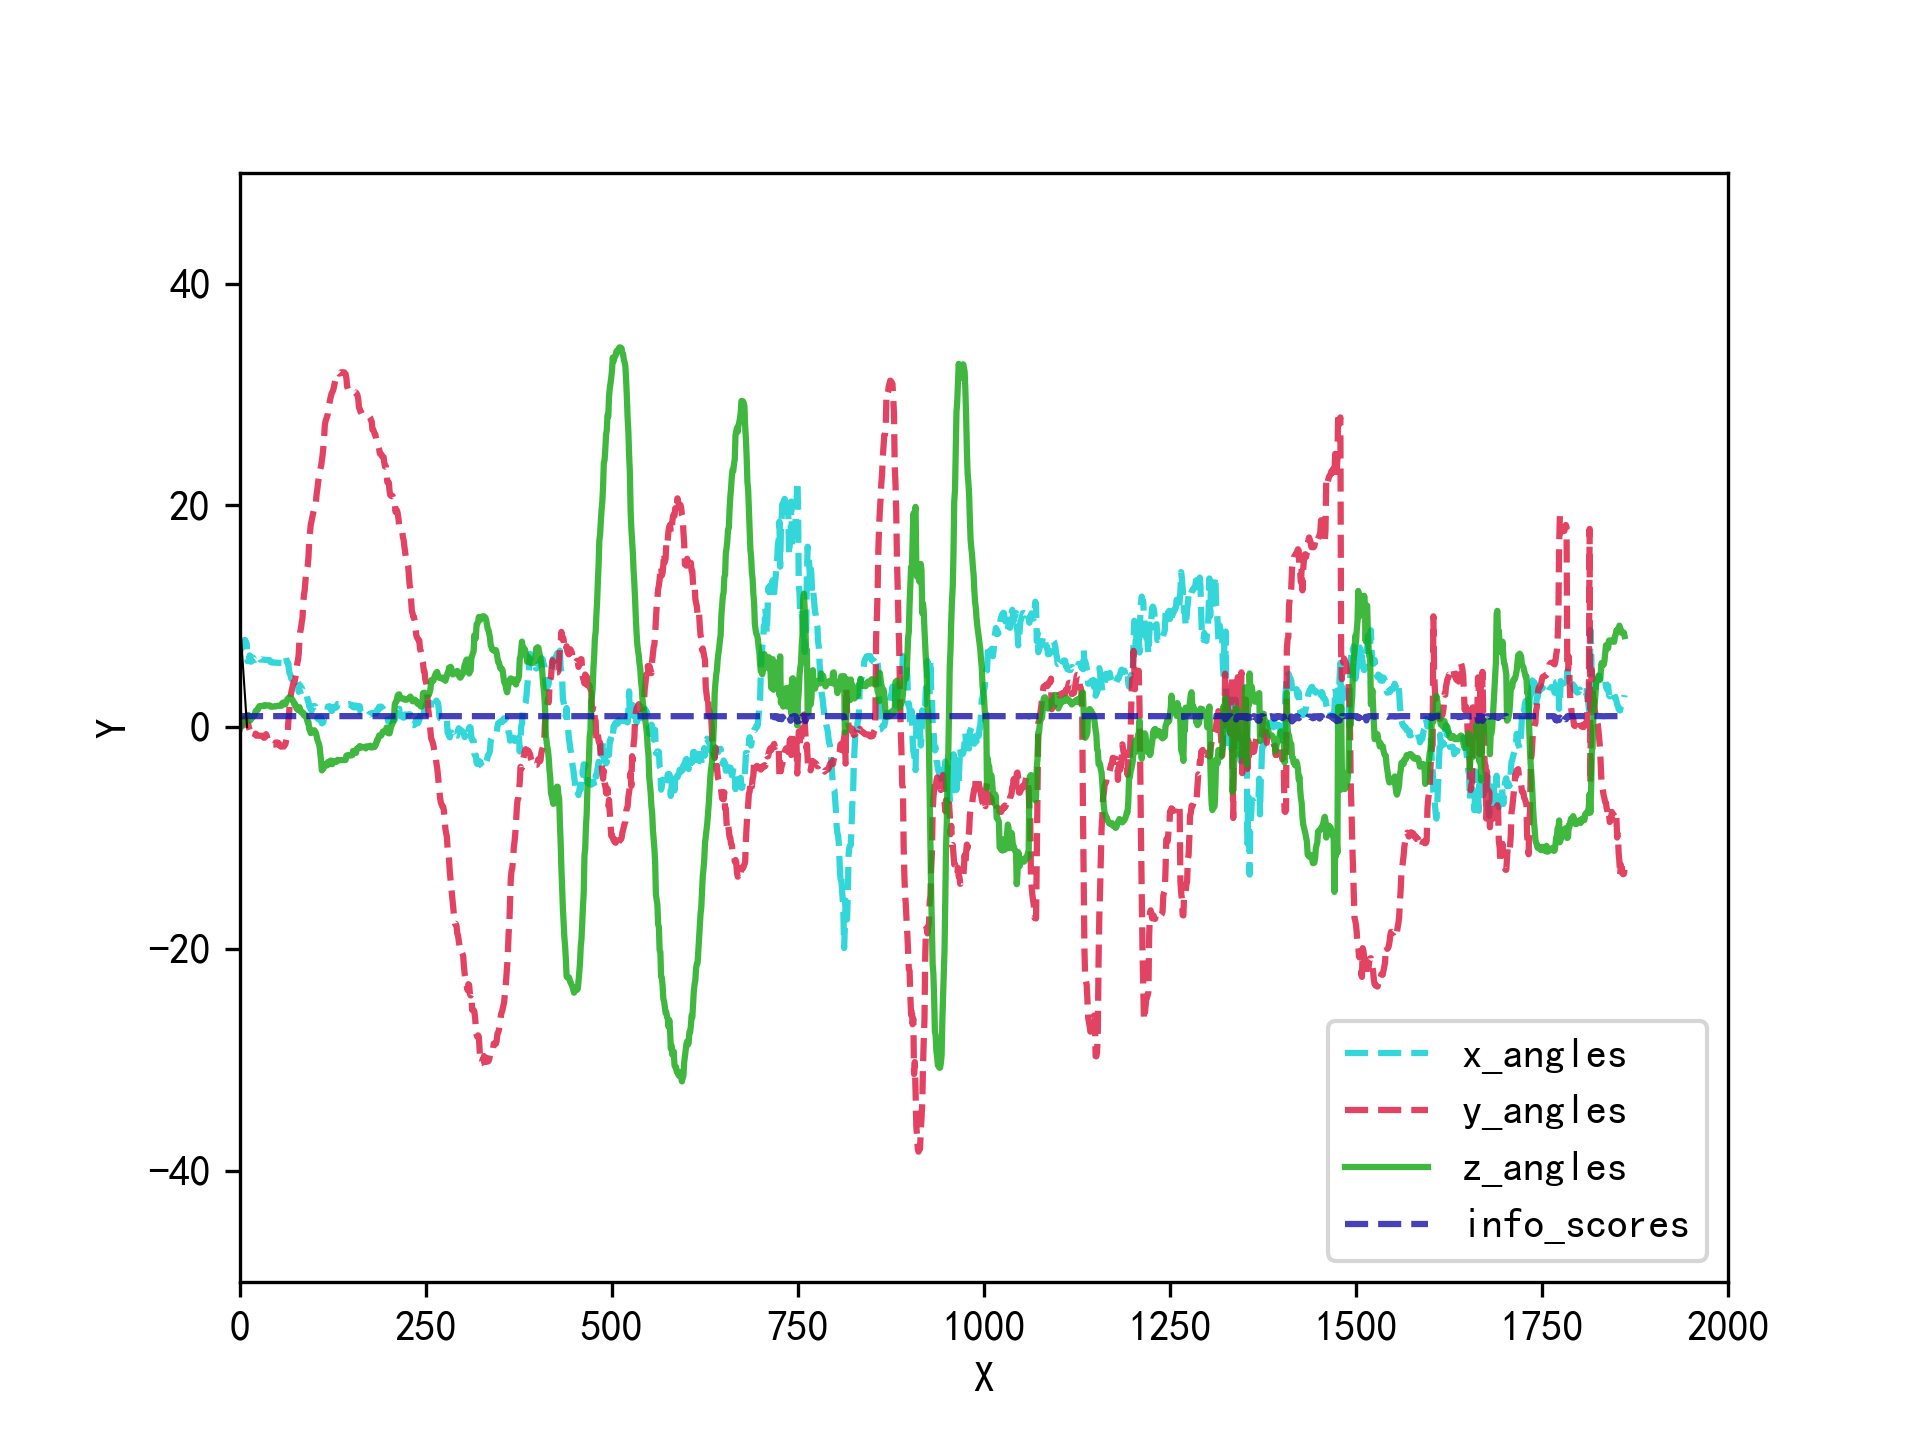

The Python source for this figure:
from pylab import *
import json

filename = "./myface_angle.json"

# 将数据加载到列表中
with open(filename) as f:
    pop_data = json.load(f)

# #创建一个包含人口数量的字典
x_angles = []
y_angles = []
z_angles = []
info_scores = []

for pop_dict in pop_data:
    x_angle = pop_dict['x_angle']
    x_angle = float(x_angle)
    y_angle = pop_dict['y_angle']
    y_angle = float(y_angle)
    z_angle = pop_dict['z_angle']
    z_angle = float(z_angle)
    info_score = pop_dict['info_score']
    info_score = float(info_score)

    x_angles.append(x_angle)
    y_angles.append(y_angle)
    z_angles.append(z_angle)
    info_scores.append(info_score)

plt.rcParams['font.sans-serif'] = ['SimHei']
plt.rcParams['axes.unicode_minus'] = False
# matplotlib画图中中文显示会有问题，需要这两行设置默认字体

plt.xlabel('X')
plt.ylabel('Y')
plt.xlim(xmax=2000, xmin=0)
plt.ylim(ymax=50, ymin=-50)
# 画两条（0-9）的坐标轴并设置轴标签x，y

x1 = np.arange(0, len(x_angles), 1)  # 随机产生300个平均值为2，方差为1.2的浮点数，即第一簇点的x轴坐标
colors1 = '#00CED1'  # 点的颜色
colors2 = '#DC143C'
colors3 = '#10A70F'
colors4 = '#1712A7'
# plot中参数的含义分别是横轴值，纵轴值，颜色，透明度和标签

# 画散点图
plt.plot(x1, x_angles, '--', c=colors1, alpha=0.8, label='x_angles')
plt.plot(x1, y_angles, '--', c=colors2, alpha=0.8, label='y_angles')
plt.plot(x1, z_angles, '-', c=colors3, alpha=0.8, label='z_angles')
plt.plot(x1, info_scores, '--', c=colors4, alpha=0.8, label='info_scores')


plt.plot([0, 9.5], [9.5, 0], linewidth='0.5', color='#000000')
plt.legend()
plt.savefig(r'./angle_line.png', dpi=300)
plt.show()


